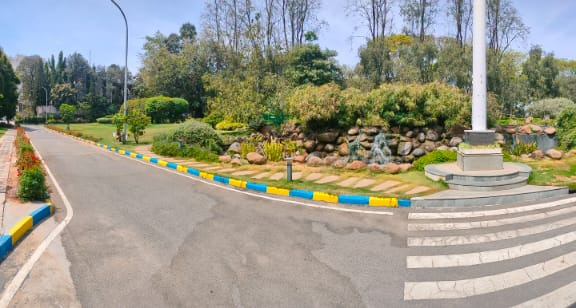
#> input picture Part-2/Input/Set-1/image-1.jpg, 576 x 308 px; its folder holds 3 pictures in this run
$ python image_stitcher.py
#> lines starting #> are read from the running program, lines starting #| are printed output that depends on the picture; after the words box and inside, x2 and y2 are one past the last pixel; in counts of white or black regions, pixels touching at a corner belong together
#> in process_image_folder, image is the input picture: shape (308, 576, 3); mean B, G, R 138.2, 152.7, 154.8
import os
import cv2
import glob
import shutil
import numpy as np

def remove_black_borders(image):
    """Crops out black borders from an image by detecting non-black regions."""
    grayscale = cv2.cvtColor(image, cv2.COLOR_BGR2GRAY)
    _, binary_mask = cv2.threshold(grayscale, 1, 255, cv2.THRESH_BINARY)
    contours, _ = cv2.findContours(binary_mask, cv2.RETR_EXTERNAL, cv2.CHAIN_APPROX_SIMPLE)

    if contours:
        x, y, w, h = cv2.boundingRect(max(contours, key=cv2.contourArea))
        return image[y:y + h, x:x + w]
    return image

def detect_and_annotate_keypoints(images, filenames, output_folder):
    """Detects SIFT keypoints and annotates them with cross markers."""
#> called with output_folder = 'Output/Set-1'
    sift = cv2.SIFT_create()
    keypoints_data = []

    for idx, img in enumerate(images):
        grayscale = cv2.cvtColor(img, cv2.COLOR_BGR2GRAY)
        keypoints, descriptors = sift.detectAndCompute(grayscale, None)
        keypoints_data.append((keypoints, descriptors))

        # Create copy to draw keypoints as crosses
        annotated_img = img.copy()
        for keypoint in keypoints:
            x, y = int(keypoint.pt[0]), int(keypoint.pt[1])
            size = int(keypoint.size)
            color = (255, 255, 0)  # Cyan
            thickness = 1

            # Draw cross shape
            cv2.line(annotated_img, (x - size, y), (x + size, y), color, thickness)
            cv2.line(annotated_img, (x, y - size), (x, y + size), color, thickness)

        cv2.imwrite(os.path.join(output_folder, f"keypoints-{filenames[idx]}.jpg"), annotated_img)
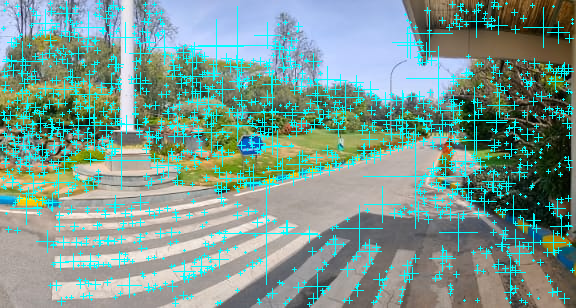
#> annotated_img: shape (308, 576, 3); mean B, G, R 144.7, 154.1, 122.9
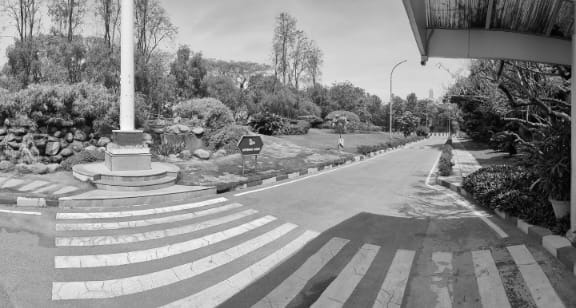
#> grayscale: shape (308, 576); min 0, max 253, mean 137.3

    return keypoints_data

def visualize_feature_matches(image1, keypoints1, image2, keypoints2, matches, mask=None):
    """Generates an image displaying feature matches between two images."""
    return cv2.drawMatches(image1, keypoints1, image2, keypoints2, matches, None,
                           matchColor=(255, 255, 0), singlePointColor=(255, 0, 0),
                           matchesMask=mask, flags=cv2.DrawMatchesFlags_DEFAULT)

def stitch_images(images, keypoints_data, output_folder):
    """Stitches images together sequentially using keypoint matching."""
#> called with output_folder = 'Output/Set-1'
    if len(images) < 2:
        return images[0]

    matcher = cv2.BFMatcher(cv2.NORM_L2)
    stitched_result = images[0]

    for i in range(1, len(images)):
        img_prev, img_next = stitched_result, images[i]

        # Compute keypoints for the current stitched image
        sift = cv2.SIFT_create(nfeatures=2000, contrastThreshold=0.04)
        kp_prev, des_prev = sift.detectAndCompute(cv2.cvtColor(img_prev, cv2.COLOR_BGR2GRAY), None)
        kp_next, des_next = keypoints_data[i]

        if des_prev is None or des_next is None or len(des_prev) < 4 or len(des_next) < 4:
            print(f"Skipping image {i+1} due to insufficient descriptors.")
            continue

        # Match features using KNN
        knn_matches = matcher.knnMatch(des_next, des_prev, k=2)
        good_matches = [m for m, n in knn_matches if m.distance < 0.75 * n.distance]

        # Save match visualization
        match_vis = visualize_feature_matches(img_next, kp_next, img_prev, kp_prev, good_matches)
        cv2.imwrite(os.path.join(output_folder, f"matches-between-{i}-and-{i+1}.jpg"), match_vis)

        if len(good_matches) < 10:
            print(f"Skipping image {i+1} due to insufficient matches: {len(good_matches)}")
            continue

        # Extract matching points
        src_pts = np.float32([kp_next[m.queryIdx].pt for m in good_matches]).reshape(-1, 1, 2)
        dst_pts = np.float32([kp_prev[m.trainIdx].pt for m in good_matches]).reshape(-1, 1, 2)

        # Compute homography
        H, _ = cv2.findHomography(src_pts, dst_pts, cv2.RANSAC, 5.0)
        if H is None:
            print(f"Skipping image {i+1} due to failed homography calculation.")
            continue

        # Warp image and blend
        height, width = img_prev.shape[:2]
        panorama = cv2.warpPerspective(img_next, H, (width * 2, height))
        panorama[0:height, 0:width] = img_prev

        # Remove black borders
        stitched_result = remove_black_borders(panorama)
        cv2.imwrite(os.path.join(output_folder, f"intermediate-{i+1}.jpg"), stitched_result)
#> this loop made 2 passes
#> pass 1, in remove_black_borders, `_, binary_mask = cv2.threshold(grayscale, 1, 255, cv2.THRESH_BINARY)`:
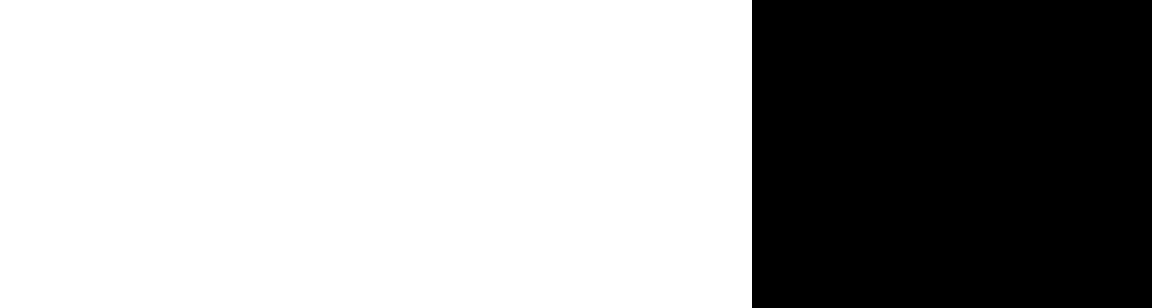
#> binary_mask: shape (308, 1152); 65.3% white; 1 black region, box (x1, y1, x2, y2) and area: (752, 0, 1152, 308) 123200
#> after the loop:
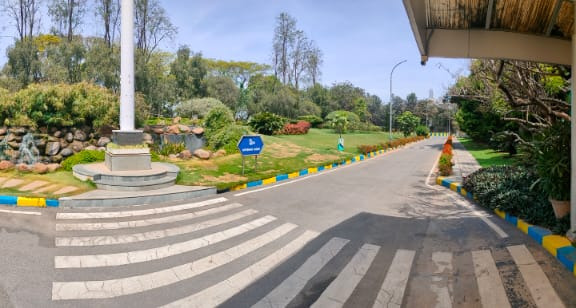
#> img_next: shape (308, 576, 3); mean B, G, R 126.4, 138.3, 139.4
#> after the loop:
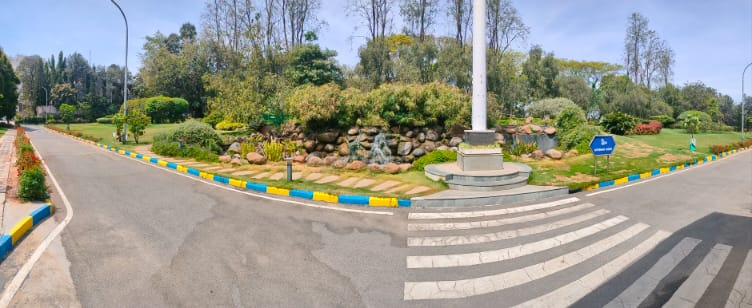
#> img_prev: shape (308, 752, 3); mean B, G, R 141.6, 153.6, 154.2
#> after the loop:
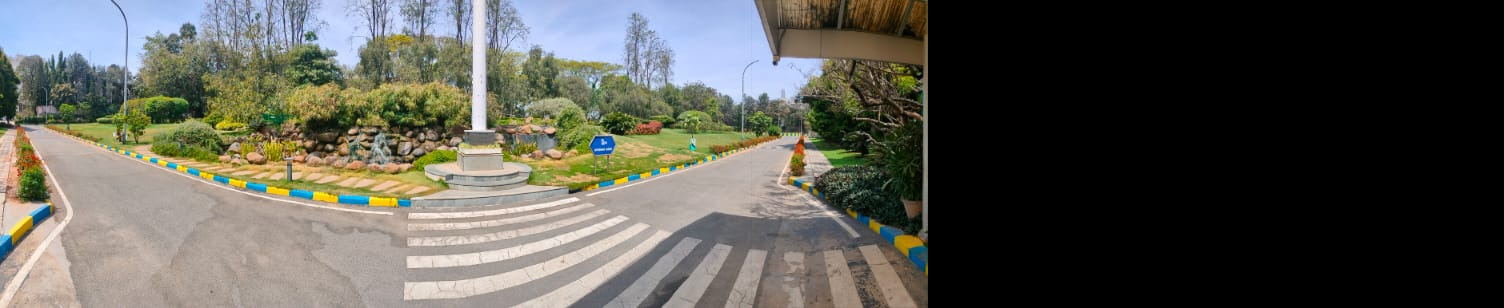
#> panorama: shape (308, 1504, 3); mean B, G, R 80.3, 88, 88.8

    return stitched_result

def process_image_folder(input_folder, output_folder, max_width=1200):
    """Processes image folders, detecting keypoints and stitching them into panoramas."""
    if os.path.exists(output_folder):
        shutil.rmtree(output_folder)
    os.makedirs(output_folder)

    image_collections = [d for d in os.listdir(input_folder) if os.path.isdir(os.path.join(input_folder, d))]

    for collection in image_collections:
        collection_path = os.path.join(input_folder, collection)
        output_path = os.path.join(output_folder, collection)
        os.makedirs(output_path, exist_ok=True)

        image_files = sorted(glob.glob(os.path.join(collection_path, "*.jpeg")) + glob.glob(os.path.join(collection_path, "*.jpg")))
        images, filenames = [], []

        for file in image_files:
            image_name = os.path.splitext(os.path.basename(file))[0]
            image = cv2.imread(file)
            if image is not None:
                filenames.append(image_name)
                images.append(image)
            else:
                print(f"Warning: Skipping {file}, unable to load.")

        if len(images) < 2:
            print(f"Skipping {collection}: Not enough images for stitching.")
            continue

        # Resize images to maintain aspect ratio
        images = [cv2.resize(img, (max_width, int(img.shape[0] * (max_width / img.shape[1]))))
                  if img.shape[1] > max_width else img for img in images]

        # Detect keypoints and stitch
        keypoints_info = detect_and_annotate_keypoints(images, filenames, output_path)
        final_panorama = stitch_images(images, keypoints_info, output_path)
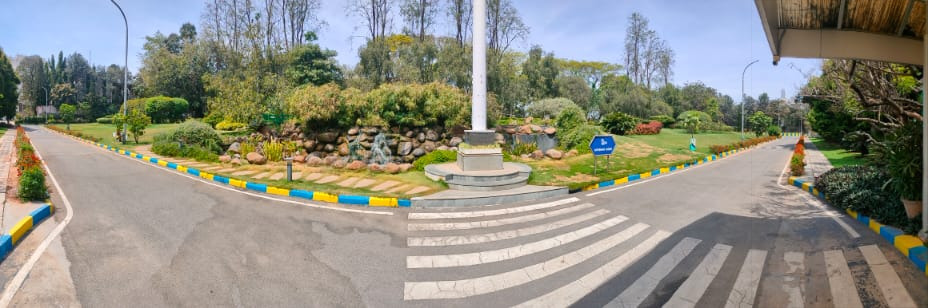
#> final_panorama: shape (308, 928, 3); mean of channels 0, 1, 2 130.2, 142.7, 143.9; drawn as B, G, R
        cv2.imwrite(os.path.join(output_path, "stitched-panorama.jpg"), final_panorama)
        print(f"Saved results for {collection_path} in {output_path}")

# Executing the code
INPUT_DIR = "Input"
OUTPUT_DIR = "Output"
process_image_folder(INPUT_DIR, OUTPUT_DIR)
